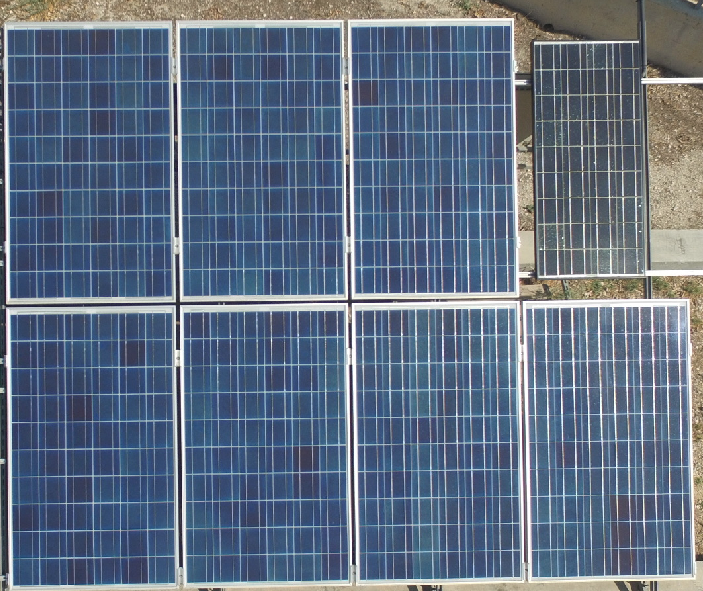
#> input picture images/input/test3.png, 703 x 591 px, found by its file name
$ python SolarDetection.py
#> lines starting #> are read from the running program, lines starting #| are printed output that depends on the picture; after the words box and inside, x2 and y2 are one past the last pixel; in counts of white or black regions, pixels touching at a corner belong together
from __future__ import print_function
import numpy as np
import argparse
import cv2
import sys
import glob
from PIL import Image
import math
import argparse
import imutils

lost_flag = 1
rot = 1
print("check")
im =cv2.imread("/home/agx/Github/Solar_Panel_Detection/images/input/test3.png")
#> im is the input picture: shape (591, 703, 3); mean B, G, R 131.4, 110.8, 96


h_f, width_f, n = im.shape

original = im
img = im
visited = []
flag_frame = 0
max = 0
ypos = 0
sys.setrecursionlimit(1000000000)

def adjust_gamma(image, gamma=1.0):
    # build a lookup table mapping the pixel values [0, 255] to
    # their adjusted gamma values
    invGamma = 1.0 / gamma
    table = np.array([((i / 255.0) ** invGamma) * 255
                      for i in np.arange(0, 256)]).astype("uint8")

    return cv2.LUT(image, table)

def prepro(original):
    all = []
    for gamma in np.arange(0.0, 1.5, 0.5):
        # ignore when gamma is 1 (there will be no change to the image)
        if gamma == 1:
            continue

        # apply gamma correction and show the images
        gamma = gamma if gamma > 0 else 0.1
        adjusted = adjust_gamma(original, gamma=gamma)
        cv2.putText(adjusted, "g={}".format(gamma), (10, 30),
                    cv2.FONT_HERSHEY_SIMPLEX, 0.8, (0, 0, 255), 3)

        gray = cv2.cvtColor(adjusted, cv2.COLOR_BGR2GRAY)

        size = 2
        blurred = cv2.GaussianBlur(gray, (11, 11), 0)

        wide = cv2.Canny(blurred, 10, 200)
        wide = cv2.dilate(wide, np.ones((size, size)))
        squares = find_squares(wide)

        tight = cv2.Canny(blurred, 225, 250)
        tight = cv2.dilate(tight, np.ones((size, size)))
        squares2 = find_squares(tight)

        auto = auto_canny(blurred)
        auto = cv2.dilate(auto, np.ones((size, size)))
        squares3 = find_squares(auto)

        # cv2.namedWindow('original', cv2.WINDOW_NORMAL)
        # cv2.imshow("original", original)
        # cv2.waitKey(0)

        for i in range(0, len(squares)):
            all.append(squares.pop(0))
        for i in range(0, len(squares2)):
            all.append(squares2.pop(0))
        for i in range(0, len(squares3)):
            all.append(squares3.pop(0))

    return all

# [23 lines left out: functions find_white, maxim, minim, in_list, not called in this run]

def sort(unique):
    dimension = 0

    for i in range(len(unique)):
        dimension = (unique[i][1] - unique[i][0]) + dimension

    dimension = int(dimension / len(unique))
    i = 0

    sorted = []
    miny_pos = 0
    miny_pos2 = 0
    flag_min_pos = 0
    while len(unique) != 0:  # sort all frames
        miny = unique[0][2]
        miny_pos = 0
        flag_min_pos = 0

        for j in range(0, len(unique)):  # find the minY
            if miny > unique[j][2]:
                miny = unique[j][2]
                miny_pos = j
                flag_min_pos = 1

        temp = unique[0]

        miny = int(miny + (dimension*0.20))
        miny2 = int (miny + dimension*0.60)
        s = []
        sorted_temp = []
        j = 0
        flag = 1
        flag_exit = 0

        while (flag == 1):  # sort unique in temp by y
            if (miny < unique[j][3] and miny > unique[j][2]) or (miny2 < unique[j][3] and miny2 > unique[j][2]):
                temp = unique.pop(j)

                sorted_temp.append(temp)
                flag_exit = 1
            else:
                j = j + 1
            if (j == len(unique)):
                flag = 0

        # sorted_temp has all y frames
        temp2 = []

        while (len(sorted_temp) != 0):  # sort temp in temp2 by x
            i_pos = 0
            temp = sorted_temp[0]
            for i in range(0, len(sorted_temp)):  # find minx
                if temp[0] > sorted_temp[i][0]:
                    temp = sorted_temp[i]
                    i_pos = i

                    flag_exit = 1
            temp2 = sorted_temp.pop(i_pos)

            sorted.append(temp2)
            # extra kodikas gia diplotipa
        if flag_exit == 0 and miny_pos < len(unique):  # an den yparxei plaisio stn a3ona y
            unique.pop(miny_pos)

    print("Sorted: ", sorted)
    return sorted

# [86 lines left out: functions rec, rec2, find_lines, not called in this run]

def angle_cos(p0, p1, p2):
    d1, d2 = (p0-p1).astype('float'), (p2-p1).astype('float')
    return abs( np.dot(d1, d2) / np.sqrt( np.dot(d1, d1)*np.dot(d2, d2) ) )


# [12 lines left out: functions print_list, exist, not called in this run]

def same_range( x1,x2,nx,nx2 ):
    if (nx2-nx) > ((x2-x1)*1.5): # orthogonia apo dipla plaisia epistrefei false
        return 0

    if (x1 >= nx and x1 <=nx2) or (x2 >= nx and x2 <=nx2) or (nx >= x1 and nx <=x2) or (nx2 >= x1 and nx2 <=x2):
        return 1

    return 0

# [4 lines left out: function same_in_x, not called in this run]

def find_squares(img):
    img = cv2.GaussianBlur(img, (5, 5), 0)

    squares = []
    for gray in cv2.split(img):
        for thrs in range(0, 255, 26):
            if thrs == 0:
                bin = cv2.Canny(gray, 0, 50, apertureSize=5)
                bin = cv2.dilate(bin, None)
            else:
                retval, bin = cv2.threshold(gray, thrs, 255, cv2.THRESH_BINARY)
            contours, hierarchy = cv2.findContours(bin, cv2.RETR_LIST, cv2.CHAIN_APPROX_SIMPLE)
            for cnt in contours:
                cnt_len = cv2.arcLength(cnt, True)
                cnt = cv2.approxPolyDP(cnt, 0.02*cnt_len, True)
                if len(cnt) == 4 and cv2.contourArea(cnt) > 1000 and cv2.isContourConvex(cnt):
                    cnt = cnt.reshape(-1, 2)
                    max_cos = np.max([angle_cos( cnt[i], cnt[(i+1) % 4], cnt[(i+2) % 4] ) for i in range(4)])
                    if max_cos < 0.2:
                        squares.append(cnt)
    return squares

def write_and_crop(list,original_crop):
    if len(list) == 0 :
        print("Empty List")
        return 0

    temp = list[0]
    string = "./Panels/" # vale dame to path
    f=open("./results/where.txt",'w')
    #f.write(str(len(list))+"\n")
    for i in range(0, len(list)):
        str_path = (string + str(i+1) + ".jpg")
        cropped = original_crop[list[i][2]:list[i][3],
                  list[i][0]:list[i][1]]
        f.write(str(list[i][2])+" "+str(list[i][3])+" "+str(list[i][0])+" "+str(list[i][1])+"\n")
        #cv2.imwrite(str_path, cropped)
    f.close()
    print("Number of frames :",i+1)


def extra(list):
    #print_list(list)
    if len(list) == 0 :
        return []
    temp = []
    y = []
    dimension = int((list[0][3] - list[0][2])/2)
    y = dimension + list[0][2]
    count = 0
    list_int = []

    for i in range(0,len(list)):
        if y < list[i][3] and y > list[i][2] :
            y = dimension + list[i][2]
            count = count +1
            temp.append(list[i])
            list_int.append(i)
    for j in range(0,count):
        p = list_int[len(list_int)-1]
        # print(p)
        list.pop(p)
        list_int.pop(len(list_int)-1)
    return temp

    i_temp = []
    # i=0
    # av = 0
    # if len(temp) != 0:
    #     for i in range(0,len(temp)) :
    #         av = av + (temp[i][1] - temp[i][0])
    #     av = int(av/(i+1))
    # else:
    #     return []
    #
    #
    #
    # wrong_pos = []
    # correct = []
    #
    # for i in range(0,len(temp)):
    #     if av*1.1 > (temp[i][1]-temp[i][0]) and av/2 < (temp[i][1]-temp[i][0]) and temp[i][1]-temp[i][0] > int(av*0.5):
    #         correct.append(temp[i])
    #
    #
    # temp = correct
    #
    # # print("len(wrong) : ",len(wrong_pos))
    #
    #
    #
    # return temp
    #
    #     # list2 = []
    #     # op_flag = 1
    #     #
    #     #
    #     # while (flag_frame == 1 and op_flag == 1):
    #     #     find_lines(temp2[0], temp2[3], temp2[0] - avg1, 0)
    #     #     if (flag_frame == 1):
    #     #         x2 = list[0][0] - int((list[0][1] - list[0][0]) * 0.1)
    #     #         x1 = list[0][0] - int(avg * 1.1)
    #     #         y1 = list[0][2]
    #     #         y2 = ypos
    #     #         temp2 = []
    #     #         temp2.append(x1)
    #     #         temp2.append(x2)
    #     #         temp2.append(y1)
    #     #         temp2.append(y2)
    #     #         temp2.append(1)
    #     #         temp2.append(x1 - int(avg / 2))
    #     #
    #     #         if (exist(temp2, list) or exist(temp2, final)):
    #     #             op_flag = 0
    #     #         else:
    #     #             list2.insert(0, temp2)
    #     #
    #     #         temp2 = list2[0]
    #     # for l in range(0, len(list2)):
    #     #     list.append(list2[l])

def mark_frames(list,original):

    font = cv2.FONT_HERSHEY_SIMPLEX
    for i in range(0, len(list)):
        temp = list[i]
        x = (int((temp[1]-temp[0])/2) + temp[0])
        y = (int((temp[3]-temp[2])/2) + temp[2])

        im = cv2.circle(original, (x, y), 10, (255, 255, 255), -1)  # aspro

        cv2.circle(original, (temp[0], temp[2]), 5, cv2.QT_FONT_BLACK, -1)
        cv2.circle(original, (temp[0], temp[3]), 5, cv2.CAP_PROP_WHITE_BALANCE_BLUE_U, -1)
        cv2.circle(original, (temp[1], temp[2]), 5, (255, 0, 0), -1)
        cv2.circle(original, (temp[1], temp[3]), 5, 255, -1)

# [234 lines left out: functions find_lost_frames, lost, not called in this run]


def duplicate(list_all):
    unique = []
    flag = 0
    dimension = 0
    dimension_y = 0

    list_int = []

    for i in range(len(list_all)):
        dimension = (list_all[i][1] - list_all[i][0]) + dimension
        dimension_y = (list_all[i][3] - list_all[i][2]) + dimension_y
    dimension_y = int(dimension_y / len(list_all))
    dimension = int(dimension / len(list_all))

    print("Dimension: ", dimension)
    print("Dimension y :", dimension_y )

    i = 0

    while flag:  # large frames
        avx = (list_all[i][1] - list_all[i][0])
        if (avx > int(dimension * 1.5)) or (avx < int(dimension*0.5)) or ((list_all[i][3]-list_all[i][2])<(dimension_y*0.65)):
            list_all.pop(i)
        else:
            i = i + 1

        if i == len(list_all):
            flag = 0

    print(len(list_all))

    flag = 1
    p = dimension*0.2
    for i in range(0, len(list_all)):
        flag = 1
        temp = list_all.pop()

        for j in range(0, len(unique)):  # if already exist
            if same_range(temp[0], temp[1], unique[j][0]+p, unique[j][1]-p) and same_range(temp[2], temp[3],
                                                                                           unique[j][2]+p,
                                                                                           unique[j][3]-p):
                # [8 lines of commented-out code are left out]

                flag = 0
        if flag == 1:
            unique.append(temp)
    print("Duplicate: ", unique)
    return unique


def auto_canny(image, sigma=0.55):
    # compute the median of the single channel pixel intensities
    v = np.median(image)
    print(sigma,"   ",v,"   ")
    # apply automatic Canny edge detection using the computed median
    temp = (1.0 - sigma) * v
    if temp<0:
        lower = 0
    else:
        lower = int(temp)
    # lower = int(max(0, (1.0 - sigma) * v))
    upper = int(min(255, (1.0 + sigma) * v))
    edged = cv2.Canny(image, lower, upper)

    # return the edged image
    return edged

def positions(squares):
    list_all = []
    for j in range(0, len(squares)):  # get min and max of x,y of all frames
        temp = squares.pop(0)
        xmax = 0
        xmin = temp[0][0]
        ymax = 0
        ymin = temp[0][1]
        i = 0

        for numx in temp:

            if xmax < numx[0]:
                xmax = numx[0]
            if xmin > numx[0]:
                xmin = numx[0]
            if ymax < numx[1]:
                ymax = numx[1]
            if ymin > numx[1]:
                ymin = numx[1]

        list = []
        list.append(xmin)
        list.append(xmax)
        list.append(ymin)
        list.append(ymax)
        list.append(0)
        list.append(0)
        #print(list)

        list_all.append(list)
    print(len(list_all))
    return list_all

def angle (a, b, c):
    return math.degrees(math.acos((c**2 - b**2 - a**2)/(-2.0 * a * b)))

def rotation(original):

    global h_f, width_f


    img = cv2.cvtColor(original, cv2.COLOR_BGR2GRAY)  # gray
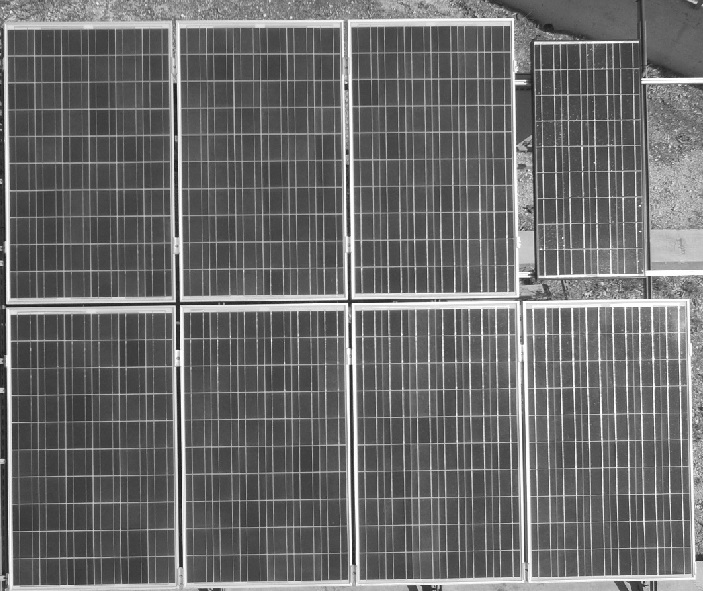
#> img: shape (591, 703); min 25, max 255, mean 108.7
    img = cv2.blur(img, (3, 3))

    kernel = np.ones((5, 5), np.uint8)
    img = cv2.morphologyEx(img, cv2.MORPH_CLOSE, kernel)
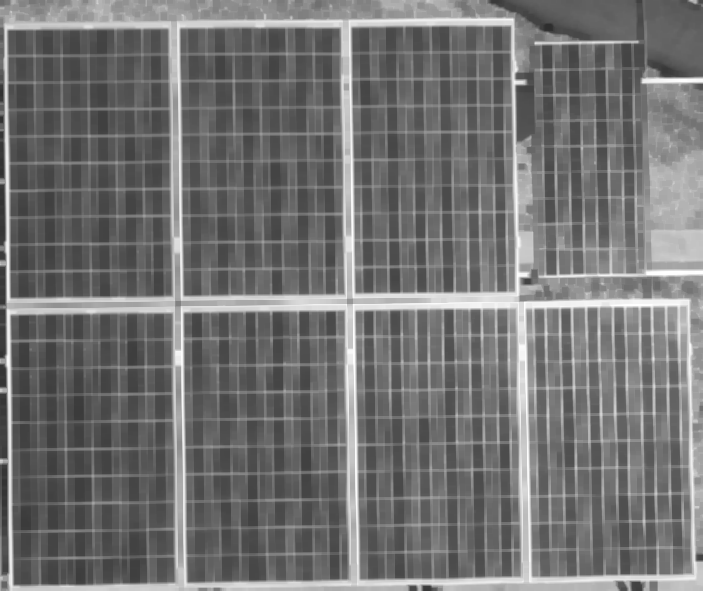
#> img: shape (591, 703); min 46, max 255, mean 115.2

    img = cv2.Canny(img, 50, 200)
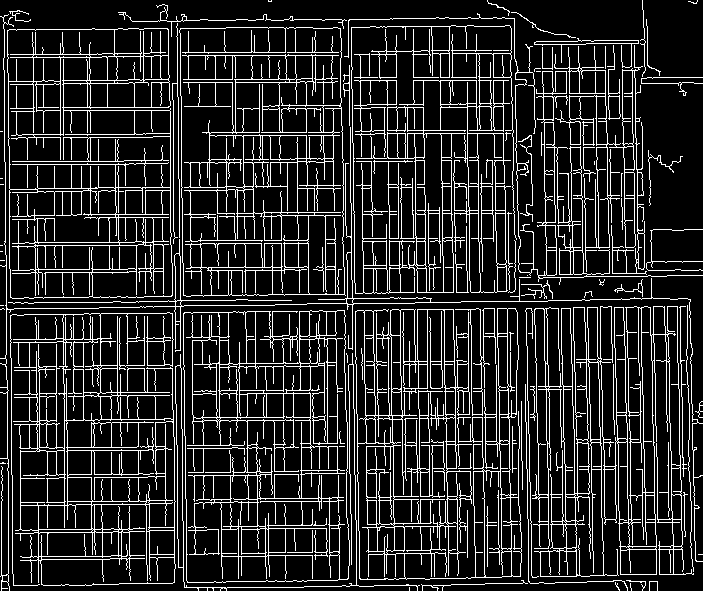
#> img: shape (591, 703); 15.1% white in thin lines or dots

    img = cv2.dilate(img, np.ones((5, 5)))
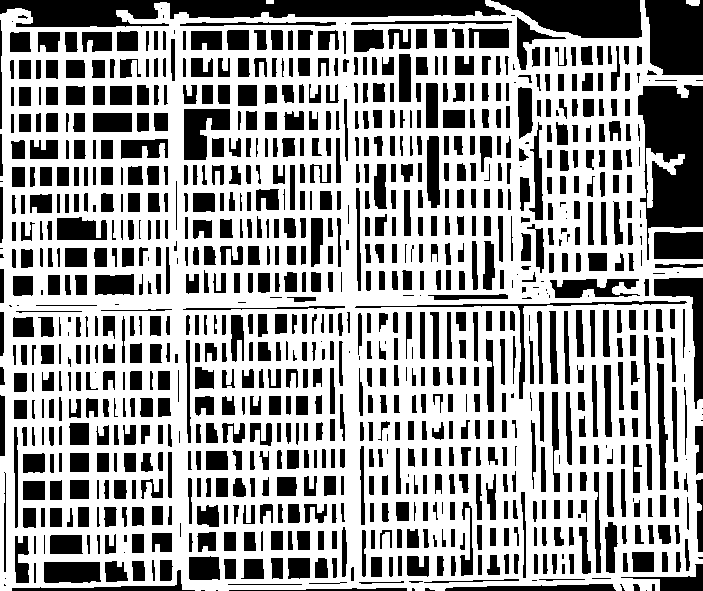
#> img: shape (591, 703); 61.4% white; 948 black regions (93 under 20 px), largest, box (x1, y1, x2, y2) and area: (0, 0, 506, 27) 8712, (638, 85, 703, 260) 7612, (491, 0, 642, 38) 4094
    t, img = cv2.threshold(img, 160, 255, cv2.THRESH_BINARY)

    #cv2.imshow("check", img)
    #cv2.waitKey(0)

    pos_list = find_squares(img)
#> in find_squares, `img = cv2.GaussianBlur(img, (5, 5), 0)`:
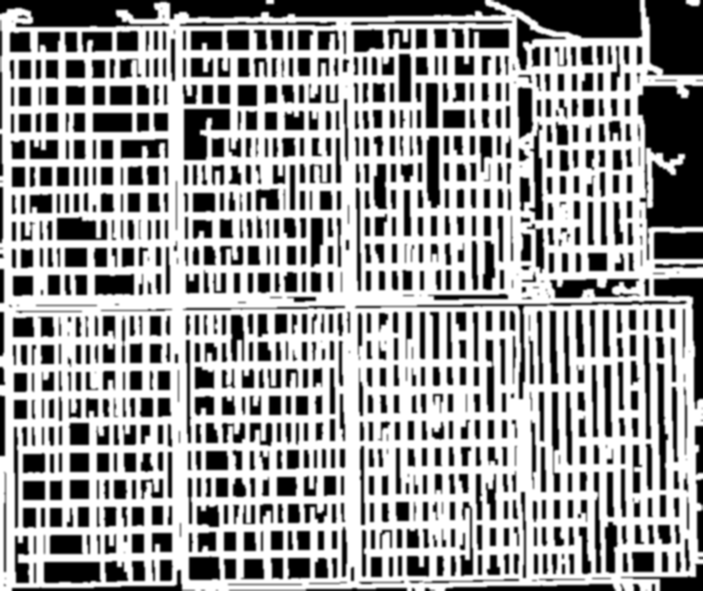
#> img: shape (591, 703); min 0, max 255, mean 156.5
#> the loop in find_squares, `for gray in cv2.split(img):` made 1 pass
#> (the rest of the program and of its run is left out)
